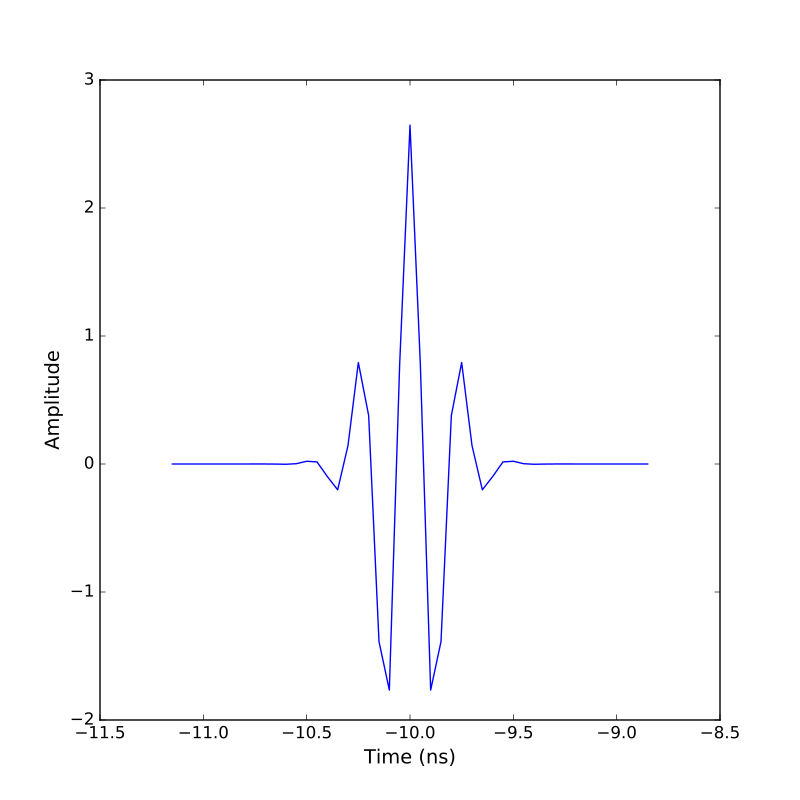

The script that drew this image:
from pylayers.signal.bsignal import *
from matplotlib.pylab import *
ip = TUsignal()
ip.EnImpulse()
ip.translate(-10)
fig,ax=ip.plot(typ=['v'])
show()
